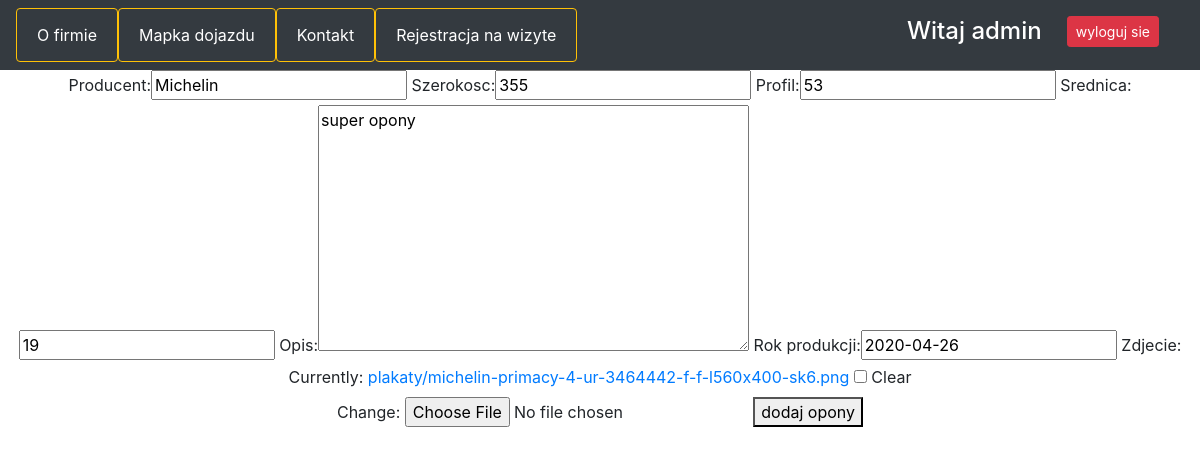
/opony/edytuj/1 (signed in), run on the app's committed database.
### wulkanizacjaweb/models.py (models this page shows, shortened)
class Opony(models.Model):
    producent = models.CharField(max_length=32, blank=False)
    szerokosc = models.PositiveSmallIntegerField(default=0)
    profil = models.PositiveSmallIntegerField(default=0)
    srednica = models.PositiveSmallIntegerField(default=0)
    opis = models.TextField(blank=True, default="")
    rok_produkcji = models.DateField(default=2000)
    zdjecie = models.ImageField(upload_to="plakaty", null=True, blank=True)

### wulkanizacjaweb/views.py (the view)
# urls.py: path('edytuj/<int:id>', edytuj_opone, name="edytuj_opone"),
@login_required
def edytuj_opone(request, id):
     opona = get_object_or_404(Opony,  pk=id)
     form = OponaForm(request.POST or None, request.FILES or None, instance=opona)
     if form.is_valid():
          form.save()
          return redirect(wszystkie_opony)
     return render(request, 'opona_form.html', {'form': form})

### wulkanizacjaweb/forms.py
class OponaForm(ModelForm):
    class Meta:
        model = Opony
        fields = ['producent', 'szerokosc','profil','srednica','opis','rok_produkcji', 'zdjecie']

### templates/opona_form.html (shortened to what this page needs)
{% include "navbar.html" %}
<body>
    <div style="text-align: center;">
        <form method="post" enctype="multipart/form-data">
            {{ form }}
            <button type="submit">dodaj opony</button>
        </form>
</body>

### templates/navbar.html (shortened to what this page needs)
{% load static %}
<html lang="en">
<head>
    <link rel="stylesheet" href="https://maxcdn.bootstrapcdn.com/bootstrap/4.0.0-beta.2/css/bootstrap.min.css">
    <link rel="stylesheet" href="{% static 'nowy.css' %}">
</head>
<body>
    <nav class="navbar navbar-inverse navbar-dark bg-dark navbar-expand-sm">
            <div class="collapse navbar-collapse bg-dark " id="Navbar">
                <ul class="navbar-nav mr-auto">
                    <li class="btn btn-outline-warning"><a class="nav-link" href="#"> O firmie </a></li>
                    <li class="btn btn-outline-warning"><a class="nav-link" href="#"> Mapka dojazdu </a></li>
                    <li class="btn btn-outline-warning"><a class="nav-link" href="#"> Kontakt </a></li>
                    <li class="btn btn-outline-warning"><a class="nav-link" href=""> Rejestracja na wizyte </a></li>
                </ul>
                    {% if user.is_authenticated %}<br>
                    <h4>Witaj {{user.username}} <h4/>
                    <a class="btn btn-lg btn btn-danger btn-sm" href="{% url 'logout' %}"> wyloguj sie</a>
                    {% else %}
                    <a class="btn btn-lg btn btn-success btn-sm glyphicon-log-in"  href="{% url 'login' %}">zaloguj sie</a>
                    {% endif %}
            </div>
    </nav>

### wulkanizacjaweb/static/nowy.css (style rules this page uses)
html { background-color: red; }
body { background-clip: red; }
.collapse h4 { position: center; padding-right: 25px; color: #ffffff !important; }
.collapse a { color: #ffffff !important; }

### data on the page
Opony: producent "Michelin", szerokosc "355", profil "53", srednica "19", opis "super opony", rok_produkcji "2020-04-26"

### other printed values
{{ user.username }} "admin"
